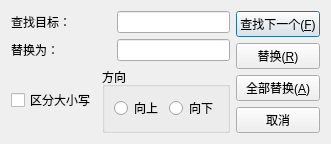
<?xml version="1.0" encoding="UTF-8"?>
<ui version="4.0">
 <class>ReplaceDialog</class>
 <widget class="QDialog" name="ReplaceDialog">
  <property name="geometry">
   <rect>
    <x>0</x>
    <y>0</y>
    <width>327</width>
    <height>132</height>
   </rect>
  </property>
  <property name="maximumSize">
   <size>
    <width>425</width>
    <height>176</height>
   </size>
  </property>
  <property name="windowTitle">
   <string>Dialog</string>
  </property>
  <layout class="QHBoxLayout" name="horizontalLayout_6">
   <item>
    <layout class="QHBoxLayout" name="horizontalLayout_5">
     <item>
      <layout class="QVBoxLayout" name="verticalLayout_2">
       <item>
        <layout class="QHBoxLayout" name="horizontalLayout">
         <item>
          <widget class="QLabel" name="label">
           <property name="sizePolicy">
            <sizepolicy hsizetype="Fixed" vsizetype="Fixed">
             <horstretch>0</horstretch>
             <verstretch>0</verstretch>
            </sizepolicy>
           </property>
           <property name="minimumSize">
            <size>
             <width>100</width>
             <height>0</height>
            </size>
           </property>
           <property name="text">
            <string>查找目标：</string>
           </property>
          </widget>
         </item>
         <item>
          <widget class="QLineEdit" name="lineEdit"/>
         </item>
        </layout>
       </item>
       <item>
        <layout class="QHBoxLayout" name="horizontalLayout_2">
         <item>
          <widget class="QLabel" name="label_2">
           <property name="sizePolicy">
            <sizepolicy hsizetype="Fixed" vsizetype="Fixed">
             <horstretch>0</horstretch>
             <verstretch>0</verstretch>
            </sizepolicy>
           </property>
           <property name="minimumSize">
            <size>
             <width>100</width>
             <height>0</height>
            </size>
           </property>
           <property name="text">
            <string>替换为：</string>
           </property>
          </widget>
         </item>
         <item>
          <widget class="QLineEdit" name="lineEdit_2"/>
         </item>
        </layout>
       </item>
       <item>
        <layout class="QHBoxLayout" name="horizontalLayout_4">
         <item>
          <widget class="QCheckBox" name="checkBox">
           <property name="text">
            <string>区分大小写</string>
           </property>
          </widget>
         </item>
         <item>
          <widget class="QGroupBox" name="groupBox">
           <property name="title">
            <string>方向</string>
           </property>
           <layout class="QHBoxLayout" name="horizontalLayout_3">
            <item>
             <widget class="QRadioButton" name="rbUp">
              <property name="text">
               <string>向上</string>
              </property>
             </widget>
            </item>
            <item>
             <widget class="QRadioButton" name="rbDown">
              <property name="text">
               <string>向下</string>
              </property>
             </widget>
            </item>
           </layout>
          </widget>
         </item>
        </layout>
       </item>
      </layout>
     </item>
     <item>
      <layout class="QVBoxLayout" name="verticalLayout">
       <item>
        <widget class="QPushButton" name="pushButton">
         <property name="text">
          <string>查找下一个(&amp;F)</string>
         </property>
        </widget>
       </item>
       <item>
        <widget class="QPushButton" name="pushButton_2">
         <property name="text">
          <string>替换(&amp;R)</string>
         </property>
        </widget>
       </item>
       <item>
        <widget class="QPushButton" name="pushButton_3">
         <property name="text">
          <string>全部替换(&amp;A)</string>
         </property>
        </widget>
       </item>
       <item>
        <widget class="QPushButton" name="pushButton_4">
         <property name="text">
          <string>取消</string>
         </property>
        </widget>
       </item>
      </layout>
     </item>
    </layout>
   </item>
  </layout>
 </widget>
 <resources/>
 <connections/>
</ui>
